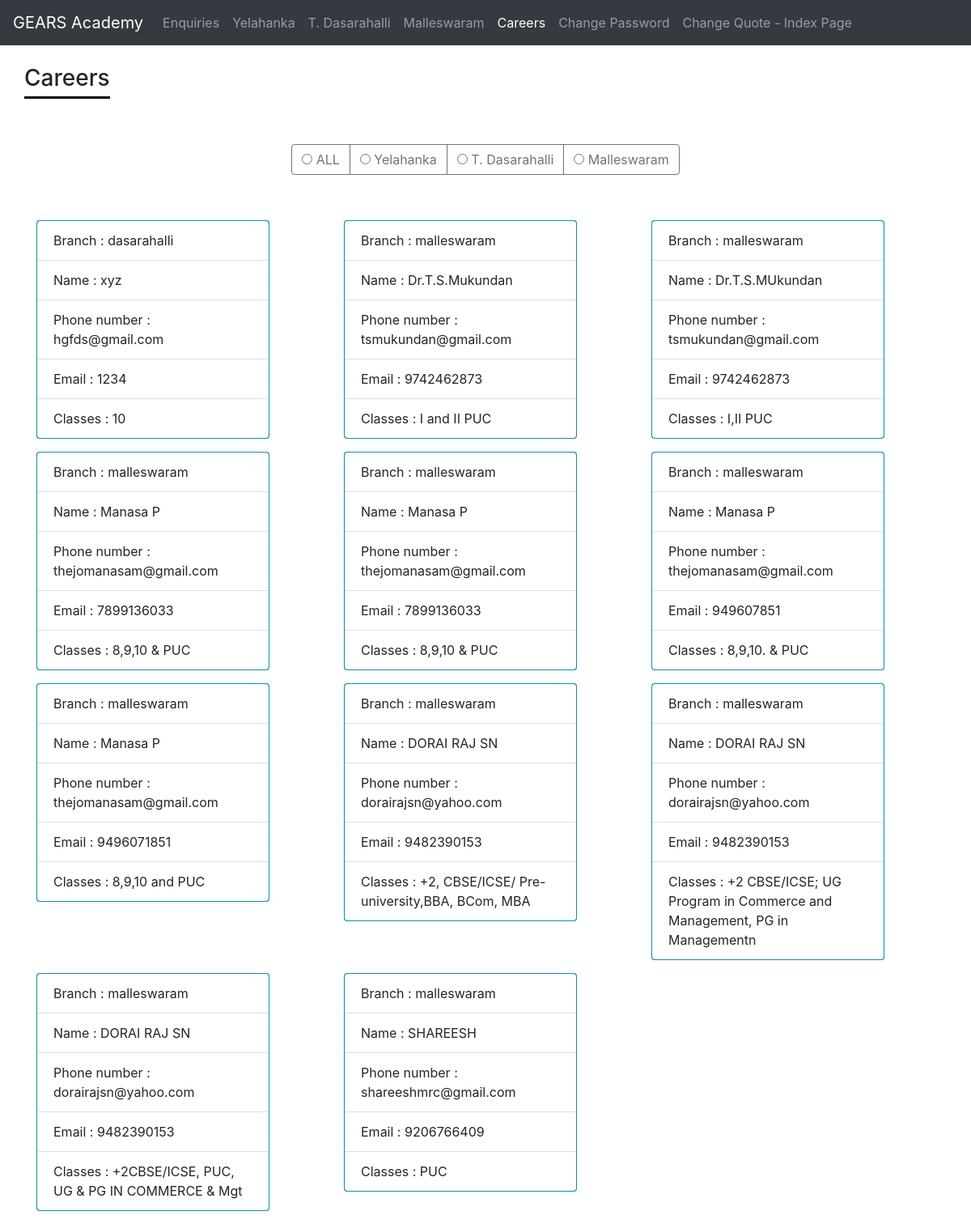
The app's page /admin_careers (signed in) with its own data.
### tables this page shows
CREATE TABLE "careers" (
	`slno`	INTEGER NOT NULL PRIMARY KEY AUTOINCREMENT UNIQUE,
	`name`	TEXT,
	`email`	TEXT,
	`phno`	TEXT,
	`branch`	TEXT,
	`classes`	TEXT,
	`subjects`	TEXT
);

### flask_app.py (the view)
@app.route('/admin_careers')
def admin_careers():
    if 'user' in session:
        name = session['user']
        ROOT = path.dirname(path.realpath(__file__))
        db = sqlite3.connect(path.join(ROOT, "main.sqlite"))
        cur = db.execute('''select * from careers ''')
        hj = [dict(slno=row[0],name=row[1],email=row[3],phno=row[2],classes=row[5],branch=row[4],subs=row[6]) for row in cur.fetchall()]
        return render_template('admin_careers.html',hj=hj)
    return "not Logged In"

### flask_app.py (called while the page is built)
@app.before_request
def before_request():
    g.user = None
    if 'user' in session:
        g.user = session['user']

### templates/admin_careers.html (shortened to what this page needs)
<html>
<head>
  <link rel="stylesheet" href="https://stackpath.bootstrapcdn.com/bootstrap/4.3.1/css/bootstrap.min.css">
</head>
<body>
  <nav class="navbar navbar-expand-lg navbar-dark bg-dark">
    <div class="collapse navbar-collapse" id="navbarTogglerDemo01">
      <a class="navbar-brand" href="#"> GEARS Academy </a>
      <ul class="navbar-nav mr-auto mt-2 mt-lg-0">
        <li class="nav-item">
          <a class="nav-link" href="/admin_enquiry">Enquiries <span class="sr-only">(current)</span></a>
        </li>
        <li class="nav-item">
          <a class="nav-link" href="/admin_yelahanka"> Yelahanka </a>
        </li>
        <li class="nav-item">
          <a class="nav-link" href="/admin_dasarahalli">T. Dasarahalli</a>
        </li>
        <li class="nav-item">
          <a class="nav-link" href="/admin_malleswaram">Malleswaram</a>
        </li>
        <li class="nav-item active">
          <a class="nav-link" href="/admin_careers">Careers</a>
        </li>
        <li class="nav-item">
          <a class="nav-link" href="/change_password"> Change Password </a>
        </li>
        <li class="nav-item">
          <a class="nav-link" href="/change_texts"> Change Quote - Index Page </a>
        </li>
      </ul>
    </div>
  </nav>
<div class="container"><br>
  <div class="row">
    <h3 style="border-bottom: 3px solid #000;padding-bottom:5px;"> Careers </h3>
  </div>
</div><br><br>
  <div class="container" align="center">
    <div class="filters">
      	    <div class="btn-group">
              <label id="btn" class="btn btn-outline-secondary">
                <input  type="radio" name="filter" value="*" />
      	        <span> ALL </span>
      	      </label>
                <label id="btn" class="btn btn-outline-secondary">
                  <input type="radio" name="filter" value=".yelahanka">
                  <span> Yelahanka </span>
                </label>
                <label id="btn" class="btn btn-outline-secondary">
                  <input type="radio" name="filter" value=".dasarahalli">
                  <span> T. Dasarahalli </span>
                </label>
                <label id="btn" class="btn btn-outline-secondary">
                  <input type="radio" name="filter" value=".malleswaram">
                  <span> Malleswaram </span>
                </label>
              </div>
    </div>
  </div><br><br>
  <div class="container">
    <div class="row grid">
      {% for i in hj %}
        <div class="col-lg-4 col-md-4 col-sm-12 col-xs-12 all color-shape {{i.branch}}" data-category="{{i.branch}}">
          <div class="card bg-info mb-3" style="max-width: 18rem;">
            <ul class="list-group list-group-flush">
              <li class="list-group-item "> Branch :  {{i.branch}} </li>
              <li class="list-group-item "> Name : {{i.name}} </li>
              <li class="list-group-item "> Phone number : {{i.phno}} </li>
              <li class="list-group-item "> Email : {{i.email}} </li>
              <li class="list-group-item "> Classes : {{i.classes}} </li>
            </ul>
          </div>
        </div>
      {% endfor %}
    </div>
  </div>
</body>
</html>

### records on screen
careers: branch "dasarahalli", name "xyz", phno "hgfds@gmail.com", email "1234", classes "10"
careers: branch "malleswaram", name "Dr.T.S.Mukundan", phno "tsmukundan@gmail.com", email "9742462873", classes "I and II PUC"
careers: branch "malleswaram", name "Dr.T.S.MUkundan", phno "tsmukundan@gmail.com", email "9742462873", classes "I,II PUC"
careers: branch "malleswaram", name "Manasa P", phno "thejomanasam@gmail.com", email "7899136033", classes "8,9,10 & PUC"
careers: branch "malleswaram", name "Manasa P", phno "thejomanasam@gmail.com", email "7899136033", classes "8,9,10 & PUC"
careers: branch "malleswaram", name "Manasa P", phno "thejomanasam@gmail.com", email "949607851", classes "8,9,10. & PUC"
careers: branch "malleswaram", name "Manasa P", phno "thejomanasam@gmail.com", email "9496071851", classes "8,9,10 and PUC"
careers: branch "malleswaram", name "DORAI RAJ SN", phno "dorairajsn@yahoo.com", email "9482390153", classes "+2, CBSE/ICSE/ Pre-university,BBA, BCom, MBA"
careers: branch "malleswaram", name "DORAI RAJ SN", phno "dorairajsn@yahoo.com", email "9482390153", classes "+2 CBSE/ICSE; UG Program in Commerce and Management, PG in Managementn"
careers: branch "malleswaram", name "DORAI RAJ SN", phno "dorairajsn@yahoo.com", email "9482390153", classes "+2CBSE/ICSE, PUC, UG & PG IN COMMERCE & Mgt"
careers: branch "malleswaram", name "SHAREESH", phno "shareeshmrc@gmail.com", email "9206766409", classes "PUC"
